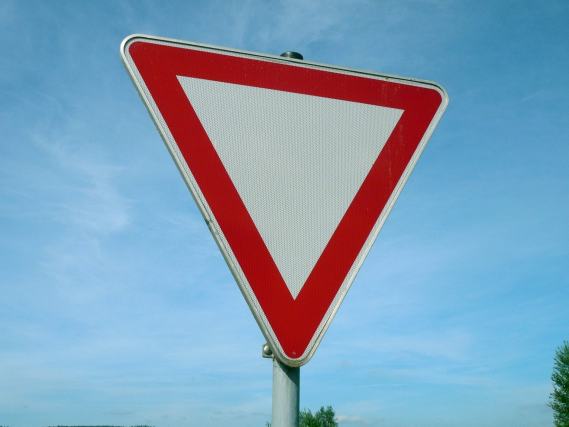
#> input picture test_images/Original_Yield.jpg, 1138 x 853 px (shown at 1/2 size)
$ jupyter execute --allow-errors Traffic_Sign_Classifier.ipynb   (shell and % lines are left out)
#> lines starting #> are read from the running program, lines starting #| are printed output that depends on the picture
# Self-Driving Car Engineer Nanodegree

## Deep Learning

## Project: Build a Traffic Sign Recognition Classifier

In this notebook, a template is provided for you to implement your functionality in stages, which is required to successfully complete this project. If additional code is required that cannot be included in the notebook, be sure that the Python code is successfully imported and included in your submission if necessary.

> **Note**: Once you have completed all of the code implementations, you need to finalize your work by exporting the iPython Notebook as an HTML document. Before exporting the notebook to html, all of the code cells need to have been run so that reviewers can see the final implementation and output. You can then export the notebook by using the menu above and navigating to  \n",
    "**File -> Download as -> HTML (.html)**. Include the finished document along with this notebook as your submission.

In addition to implementing code, there is a writeup to complete. The writeup should be completed in a separate file, which can be either a markdown file or a pdf document. There is a [write up template](https://github.com/udacity/CarND-Traffic-Sign-Classifier-Project/blob/master/writeup_template.md) that can be used to guide the writing process. Completing the code template and writeup template will cover all of the [rubric points](https://review.udacity.com/#!/rubrics/481/view) for this project.

The [rubric](https://review.udacity.com/#!/rubrics/481/view) contains "Stand Out Suggestions" for enhancing the project beyond the minimum requirements. The stand out suggestions are optional. If you decide to pursue the "stand out suggestions", you can include the code in this Ipython notebook and also discuss the results in the writeup file.

>**Note:** Code and Markdown cells can be executed using the **Shift + Enter** keyboard shortcut. In addition, Markdown cells can be edited by typically double-clicking the cell to enter edit mode.

---
## Step 0: Load The Data

[cell 1]
import pickle
import numpy as np
import matplotlib.pyplot as plt
import cv2
from PIL import Image
import random
from scipy.ndimage import zoom
import tensorflow as tf
from sklearn.utils import shuffle
from tensorflow.contrib.layers import flatten

# TODO: Fill this in based on where you saved the training and testing data

training_file = "traffic-signs-data/train.p"
validation_file = "traffic-signs-data/valid.p"
testing_file = "traffic-signs-data/test.p"

#> (the rest of this cell did not finish here and is left out)

---

## Step 1: Dataset Summary & Exploration

The pickled data is a dictionary with 4 key/value pairs:

- `'features'` is a 4D array containing raw pixel data of the traffic sign images, (num examples, width, height, channels).
- `'labels'` is a 1D array containing the label/class id of the traffic sign. The file `signnames.csv` contains id -> name mappings for each id.
- `'sizes'` is a list containing tuples, (width, height) representing the original width and height the image.
- `'coords'` is a list containing tuples, (x1, y1, x2, y2) representing coordinates of a bounding box around the sign in the image. **THESE COORDINATES ASSUME THE ORIGINAL IMAGE. THE PICKLED DATA CONTAINS RESIZED VERSIONS (32 by 32) OF THESE IMAGES**

Complete the basic data summary below. Use python, numpy and/or pandas methods to calculate the data summary rather than hard coding the results. For example, the [pandas shape method](http://pandas.pydata.org/pandas-docs/stable/generated/pandas.DataFrame.shape.html) might be useful for calculating some of the summary results.

### Provide a Basic Summary of the Data Set Using Python, Numpy and/or Pandas

#> (a cell that did not finish here is left out)

### Include an exploratory visualization of the dataset

Visualize the German Traffic Signs Dataset using the pickled file(s). This is open ended, suggestions include: plotting traffic sign images, plotting the count of each sign, etc.

The [Matplotlib](http://matplotlib.org/) [examples](http://matplotlib.org/examples/index.html) and [gallery](http://matplotlib.org/gallery.html) pages are a great resource for doing visualizations in Python.

**NOTE:** It's recommended you start with something simple first. If you wish to do more, come back to it after you've completed the rest of the sections. It can be interesting to look at the distribution of classes in the training, validation and test set. Is the distribution the same? Are there more examples of some classes than others?

[cell 3]
### Data exploration visualization code goes here.
### Feel free to use as many code cells as needed.
import matplotlib.pyplot as plt
# Visualizations will be shown in the notebook.

f, (ax1, ax2, ax3) = plt.subplots(1, 3, figsize=(30,10))
# Plot histogram of training classes distribution
ax1.set_title('Training classes distribution')
#> (the rest of this cell did not finish here and is left out)

[cell 4]
# Get the sign names from the signnames.csv
import csv
signnames = {}
#> (the rest of this cell did not finish here and is left out)

[cell 5]
# Find the first occurancy of each sign class and plot it
n_rows = 15
n_cols = 3
_, axes = plt.subplots(n_rows, n_cols, figsize=(20,40))

class_idx = 0;
#> (the rest of this cell did not finish here and is left out)

----

## Step 2: Design and Test a Model Architecture

Design and implement a deep learning model that learns to recognize traffic signs. Train and test your model on the [German Traffic Sign Dataset](http://benchmark.ini.rub.de/?section=gtsrb&subsection=dataset).

The LeNet-5 implementation shown in the [classroom](https://classroom.udacity.com/nanodegrees/nd013/parts/fbf77062-5703-404e-b60c-95b78b2f3f9e/modules/6df7ae49-c61c-4bb2-a23e-6527e69209ec/lessons/601ae704-1035-4287-8b11-e2c2716217ad/concepts/d4aca031-508f-4e0b-b493-e7b706120f81) at the end of the CNN lesson is a solid starting point. You'll have to change the number of classes and possibly the preprocessing, but aside from that it's plug and play!

With the LeNet-5 solution from the lecture, you should expect a validation set accuracy of about 0.89. To meet specifications, the validation set accuracy will need to be at least 0.93. It is possible to get an even higher accuracy, but 0.93 is the minimum for a successful project submission.

There are various aspects to consider when thinking about this problem:

- Neural network architecture (is the network over or underfitting?)
- Play around preprocessing techniques (normalization, rgb to grayscale, etc)
- Number of examples per label (some have more than others).
- Generate fake data.

Here is an example of a [published baseline model on this problem](http://yann.lecun.com/exdb/publis/pdf/sermanet-ijcnn-11.pdf). It's not required to be familiar with the approach used in the paper but, it's good practice to try to read papers like these.

### Pre-process the Data Set (normalization, grayscale, etc.)

Minimally, the image data should be normalized so that the data has mean zero and equal variance. For image data, `(pixel - 128)/ 128` is a quick way to approximately normalize the data and can be used in this project.

Other pre-processing steps are optional. You can try different techniques to see if it improves performance.

Use the code cell (or multiple code cells, if necessary) to implement the first step of your project.

[cell 6]
### Preprocess the data here. It is required to normalize the data. Other preprocessing steps could include
### converting to grayscale, etc.
### Feel free to use as many code cells as needed.

# [144 lines left out: functions apply_CLAHE, imageNormalization, translateImages, rotateImages, clipped_zoom, scaleImages and 1 more, not called in this run]

#> (the rest of this cell did not finish here and is left out)

### Model Architecture

[cell 7]
### Define your architecture here.
### Feel free to use as many code cells as needed.
EPOCHS = 10
BATCH_SIZE = 128

mu = 0
sigma = 0.03

#> (the rest of this cell did not finish here and is left out)

### Train, Validate and Test the Model

A validation set can be used to assess how well the model is performing. A low accuracy on the training and validation
sets imply underfitting. A high accuracy on the training set but low accuracy on the validation set implies overfitting.

#> (a cell that did not finish here is left out)

---

## Step 3: Test a Model on New Images

To give yourself more insight into how your model is working, download at least five pictures of German traffic signs from the web and use your model to predict the traffic sign type.

You may find `signnames.csv` useful as it contains mappings from the class id (integer) to the actual sign name.

### Load and Output the Images

[cell 9]
### Load the images and plot them here.
### Feel free to use as many code cells as needed.
import matplotlib.image as mpimg
from PIL import Image

#Open and resize all the images
img = Image.open('test_images/Original_Yield.jpg')
#> img is the input picture: PIL image 1138x853 RGB; mean R, G, B 128.2, 160, 185.8
new_img = img.resize((32,32))
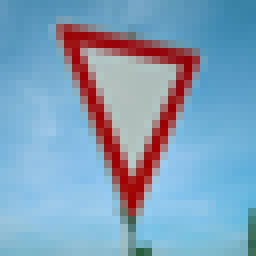
#> new_img: PIL image 32x32 RGB (shown 8 times larger); mean R, G, B 128.3, 160, 185.9
new_img.save("test_images/Yield.jpg", "JPEG", optimize=True)

img = Image.open('test_images/Original_RoadAbout.jpg')
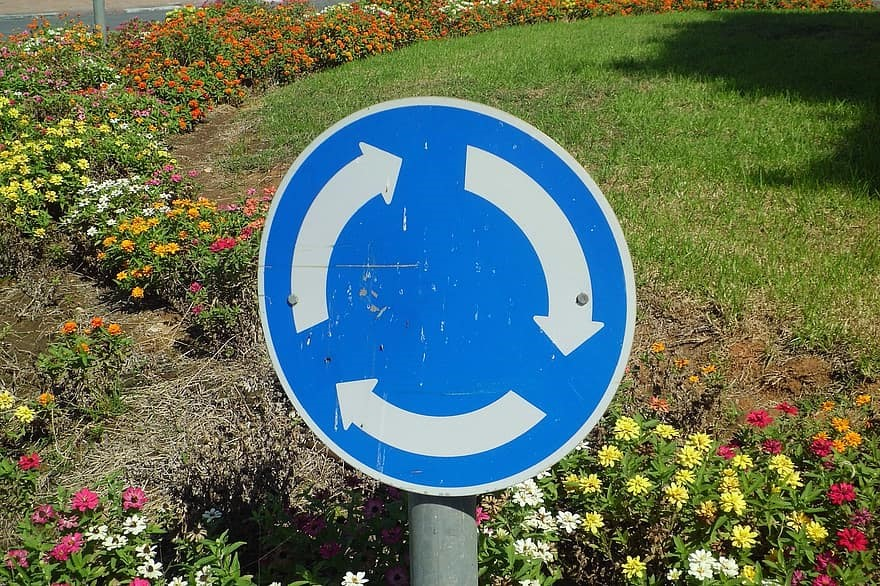
#> input picture test_images/Original_RoadAbout.jpg, 880 x 586 px
#> img is the input picture: PIL image 880x586 RGB; mean R, G, B 92.6, 109.8, 91.6
new_img = img.resize((32,32))
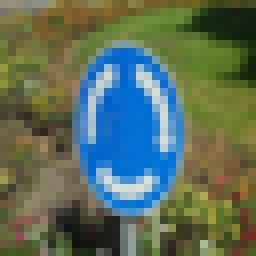
#> new_img: PIL image 32x32 RGB (shown 8 times larger); mean R, G, B 92.6, 109.8, 91.5
new_img.save("test_images/RoadAbout.jpg", "JPEG", optimize=True)

img = Image.open('test_images/Original_RoadWork.jpg')
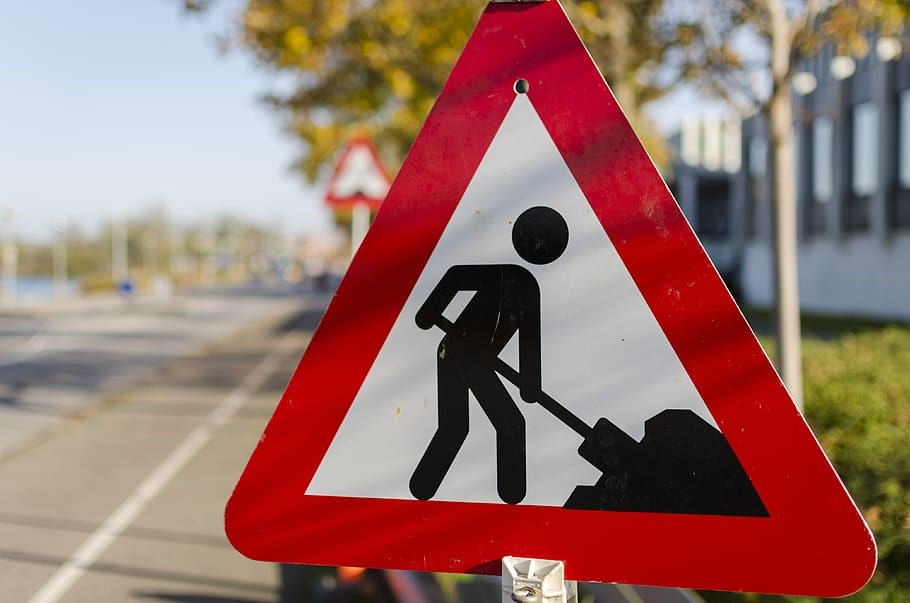
#> input picture test_images/Original_RoadWork.jpg, 910 x 603 px
#> img is the input picture: PIL image 910x603 RGB; mean R, G, B 152.7, 113.3, 106.2
new_img = img.resize((32,32))
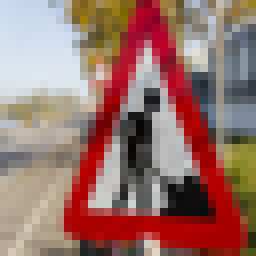
#> new_img: PIL image 32x32 RGB (shown 8 times larger); mean R, G, B 152.8, 113.6, 106.4
new_img.save("test_images/RoadWork.jpg", "JPEG", optimize=True)

img = Image.open('test_images/Original_Speed_Limit_50.jpg')
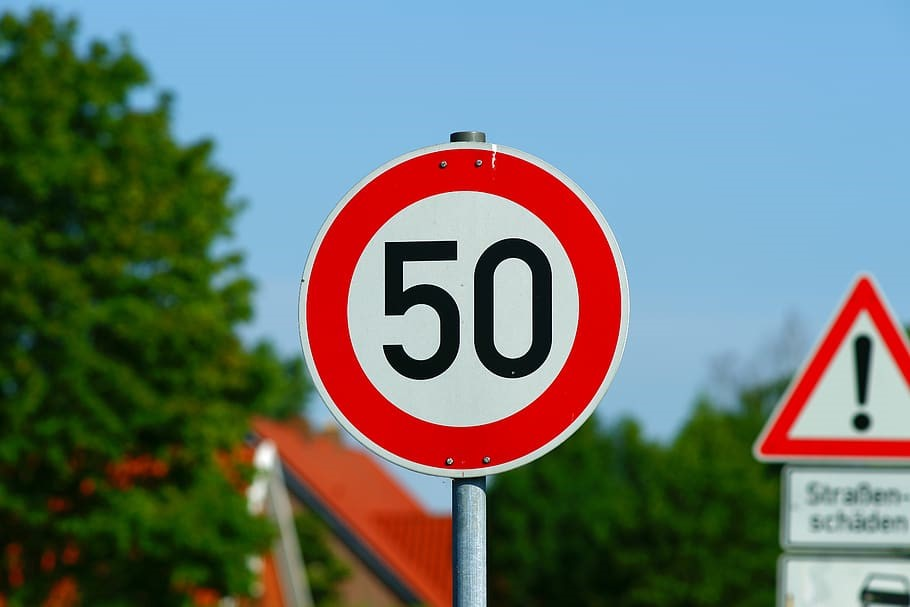
#> input picture test_images/Original_Speed_Limit_50.jpg, 910 x 607 px
#> img is the input picture: PIL image 910x607 RGB; mean R, G, B 107.6, 118.8, 114
new_img = img.resize((32,32))
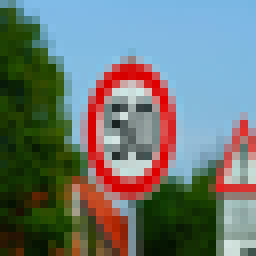
#> new_img: PIL image 32x32 RGB (shown 8 times larger); mean R, G, B 107.6, 119, 114.3
new_img.save("test_images/Speed_Limit_50.jpg", "JPEG", optimize=True)

img = Image.open('test_images/Original_Stop.jpg')
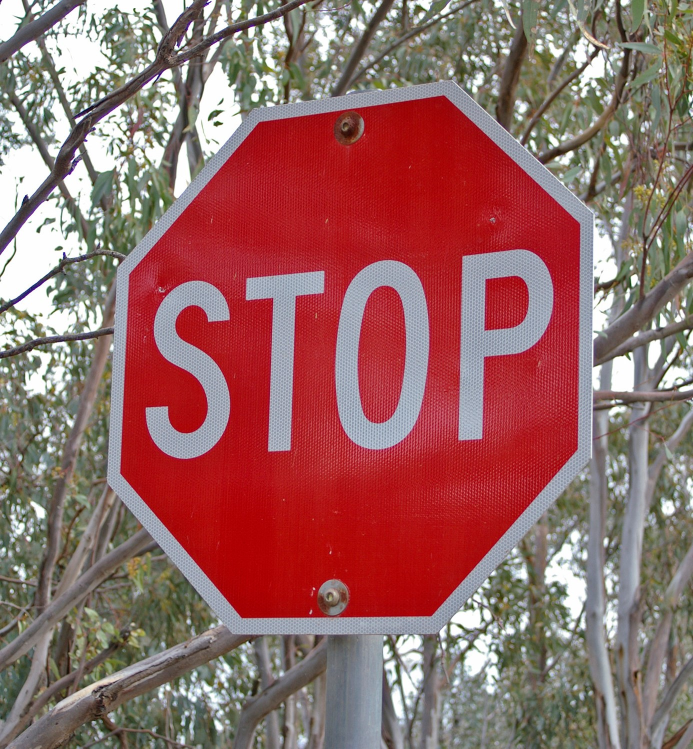
#> input picture test_images/Original_Stop.jpg, 1386 x 1497 px (shown at 1/2 size)
#> img is the input picture: PIL image 1386x1497 RGB; mean R, G, B 149, 103.4, 101.2
new_img = img.resize((32,32))
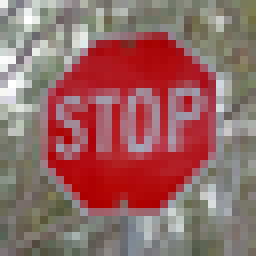
#> new_img: PIL image 32x32 RGB (shown 8 times larger); mean R, G, B 148.9, 103.3, 101.1
new_img.save("test_images/Stop.jpg", "JPEG", optimize=True)

#Load the images on a new test dataset
X_NewTestImages = []
y_newTestImages = np.array([13,40,25,2,14])

X_NewTestImages.append(mpimg.imread("test_images/Yield.jpg"))
X_NewTestImages.append(mpimg.imread("test_images/RoadAbout.jpg"))
X_NewTestImages.append(mpimg.imread("test_images/RoadWork.jpg"))
X_NewTestImages.append(mpimg.imread("test_images/Speed_Limit_50.jpg"))
X_NewTestImages.append(mpimg.imread("test_images/Stop.jpg"))

f, (ax1, ax2, ax3, ax4, ax5) = plt.subplots(1, 5, figsize=(20,10))
#> (the rest of this cell did not finish here and is left out)
